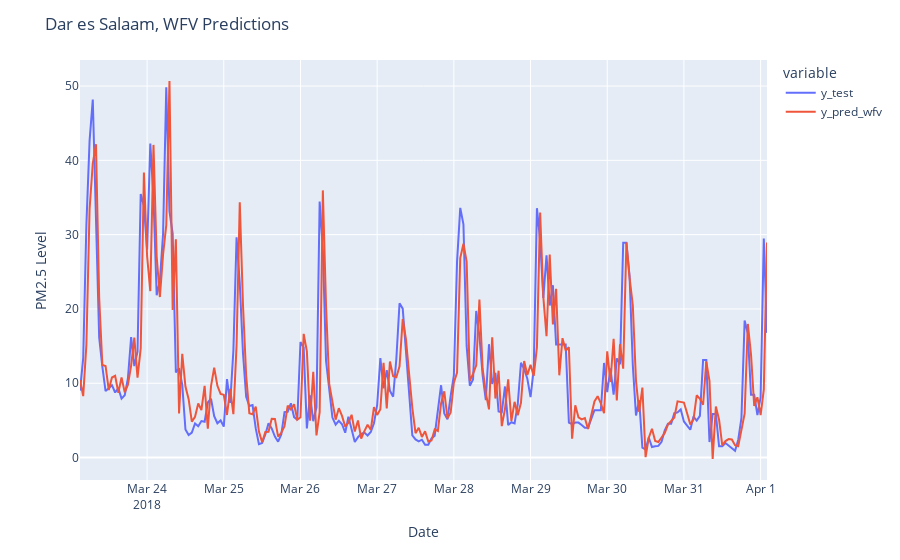

The cell this chart's notebook holds for it:
### Markdown cell above
**Task 3.5.18**

### Code cell
df_pred_test =pd.DataFrame({
    "y_test":y_test,"y_pred_wfv":y_pred_wfv
})
fig = px.line(df_pred_test, labels={"value": "PM2.5 Level"})
fig.update_layout(
    title="Dar es Salaam, WFV Predictions",
    xaxis_title="Date",
    yaxis_title="PM2.5 Level",
    
)
fig.update_xaxes(dtick="1D")
fig.show()

### Figure 1 — Plotly figure (JSON) as saved in the notebook; plotly's stock layout.template omitted (floating-point values rounded to 4 significant figures; data arrays with more than 128 entries replaced by an {"elided": "..."} marker saying what was removed)
{"data": [{"hovertemplate": "variable=y_test<br>index=%{x}<br>PM2.5 Level=%{y}<extra></extra>", "legendgroup": "y_test", "line": {"color": "#636efa", "dash": "solid"}, "marker": {"symbol": "circle"}, "mode": "lines", "name": "y_test", "orientation": "v", "showlegend": true, "type": "scatter", "x": {"elided": "216 str values"}, "xaxis": "x", "y": {"elided": "216 float values"}, "yaxis": "y"}, {"hovertemplate": "variable=y_pred_wfv<br>index=%{x}<br>PM2.5 Level=%{y}<extra></extra>", "legendgroup": "y_pred_wfv", "line": {"color": "#EF553B", "dash": "solid"}, "marker": {"symbol": "circle"}, "mode": "lines", "name": "y_pred_wfv", "orientation": "v", "showlegend": true, "type": "scatter", "x": {"elided": "216 str values"}, "xaxis": "x", "y": {"elided": "216 float values"}, "yaxis": "y"}], "layout": {"legend": {"title": {"text": "variable"}, "tracegroupgap": 0}, "margin": {"t": 60}, "title": {"text": "Dar es Salaam, WFV Predictions"}, "xaxis": {"anchor": "y", "domain": [0, 1], "dtick": "1D", "title": {"text": "Date"}}, "yaxis": {"anchor": "x", "domain": [0, 1], "title": {"text": "PM2.5 Level"}}}}
